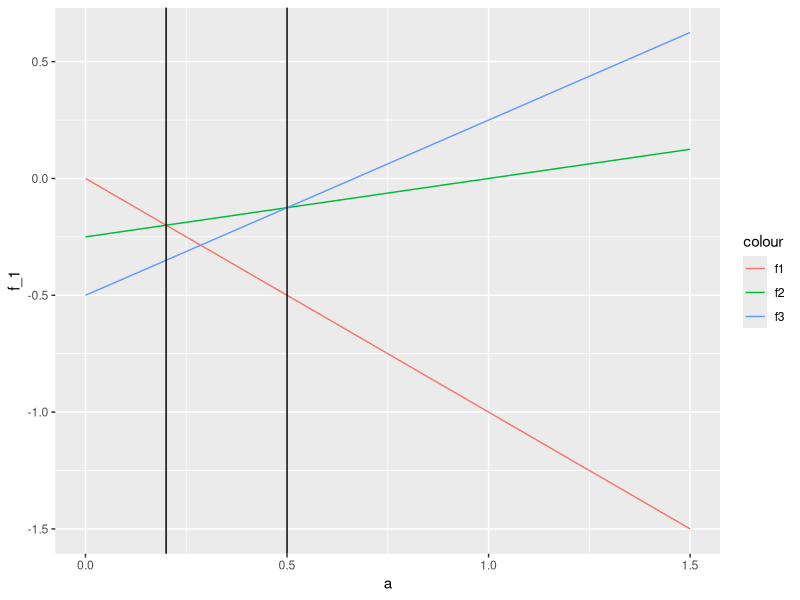
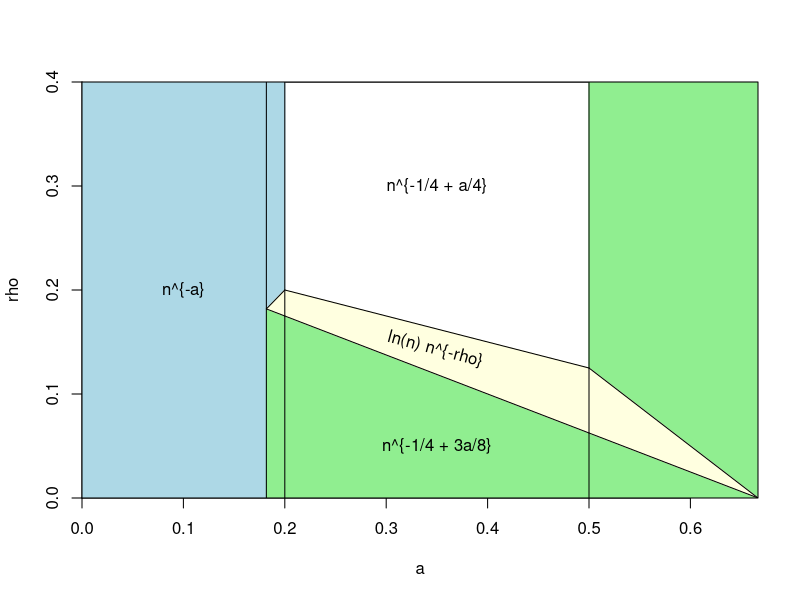
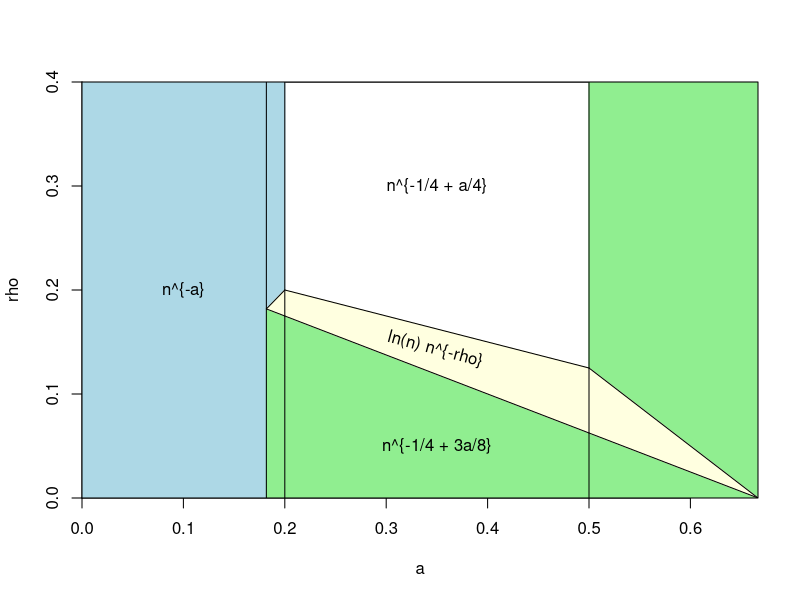

Reproduce these figures in R, in order.
## ---- chunk 1
knitr::opts_chunk$set(echo = TRUE)
library(tidyverse)
## ---- chunk 2
vec_a = seq(0, 3/2, by = 0.1)

df = data.frame(
  a = vec_a,
  f_1 = - vec_a,
  f_2 = - 1/4 + vec_a / 4,
  f_3 = - 1/2 + 3 * vec_a / 4
)

ggplot(df) +
  geom_line(aes(x = a, y = f_1, color = "f1")) +
  geom_line(aes(x = a, y = f_2, color = "f2")) +
  geom_line(aes(x = a, y = f_3, color = "f3")) +
  geom_vline(xintercept = 1/5) +
  geom_vline(xintercept = 1/2)
## ---- chunk 3
# x-axis is a
# y-axis is rho

rhomax = 0.4

f <- function()
{plot(x = rep(2/11, 2), y = c(0, rhomax), xlim = c(0, 2/3), type = "l",
     xlab = "a", ylab = "rho", yaxs='i', xaxs='i')

# Coloring polygons
polygon(x = c(0, 2/11, 2/11, 1/5,    1/5,      0),
        y = c(0,    0, 2/11, 1/5, rhomax, rhomax) , 
        density = NA, angle = 45, border = NULL, col = "lightblue")

polygon(x = c(2/3,    2/3,    1/2, 1/2),
        y = c(  0, rhomax, rhomax, 1/8), 
        density = NA, angle = 45, border = NULL, col = "lightgreen")
polygon(x = c(2/11, 2/3, 2/11),
        y = c(   0,   0, 2/11), 
        density = NA, angle = 45, border = NULL, col = "lightgreen")

polygon(x = c(2/11, 2/3, 1/2, 1/5),
        y = c(2/11,   0, 1/8, 1/5), 
        density = NA, angle = 45, border = NULL, col = "lightyellow")

lines(x = rep(2/11, 2), y = c(0, rhomax))

# first interval
lines(x = rep(1/5, 2), y = c(0, rhomax))
text(labels = "n^{-a}", x = 0.1, y = rhomax * 0.5)

# second interval
lines(x = rep(1/2, 2), y = c(0, rhomax))
lines(x = c(2/11, 1/5), y = c(2/11, 1/5))
# text(labels = "n^-a", x = 0.18, y = 0.6)
lines(x = c(2/11, 1/5), y = 1/4 - 3 * c(2/11, 1/5) / 8)

# third interval
lines(x = c(1/5, 1/2), y = 1/4 - 3 * c(1/5, 1/2) / 8)
text(labels = "n^{-1/4 + 3a/8}", x = 0.35, y = 0.05)
text(labels = "ln(n) n^{-rho}", x = 0.35, y = 0.158, 
     adj = 0, srt = -15, pos = 1)
lines(x = c(1/5, 1/2), y = 1/4 - c(1/5, 1/2) / 4)
text(labels = "n^{-1/4 + a/4}", x = 0.35, y = 0.3)
# fourth interval
lines(x = c(1/2, 2/3), y = 1/2 - 3 * c(1/2, 2/3) / 4)
lines(x = c(1/2, 2/3), y = 1/4 - 3 * c(1/2, 2/3) / 8)
# 
# lines(x = rep(2/3, 2), y = c(0, rhomax))
# text(labels = "n^{-1/2 + 3a/4}", x = 1, y = rhomax * 0.5)

# Drawing again the box around
polygon(c(0, 2/3, 2/3, 0),
        c(0, 0, rhomax, rhomax))
}

f()
## ---- chunk 4
# x-axis is a
# y-axis is rho

pdf("error_regimes.pdf", width = 8, height = 6)

f()

dev.off()
